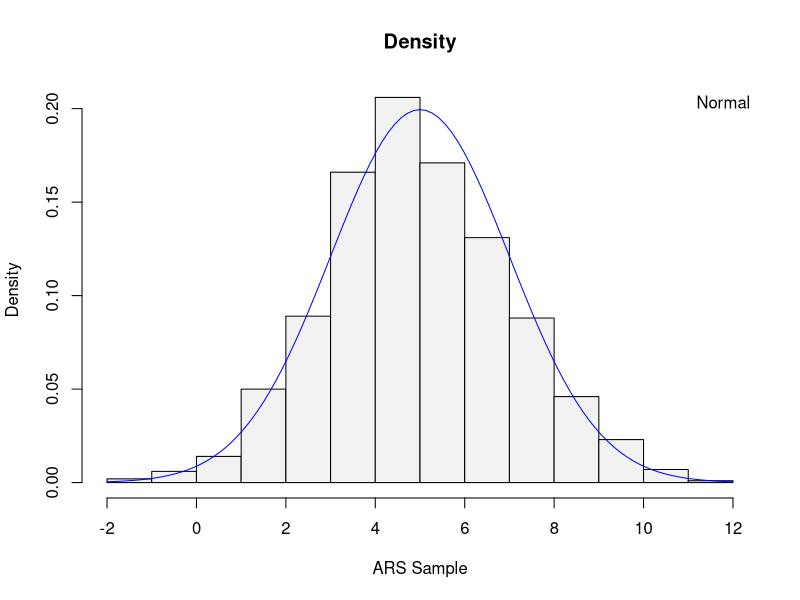
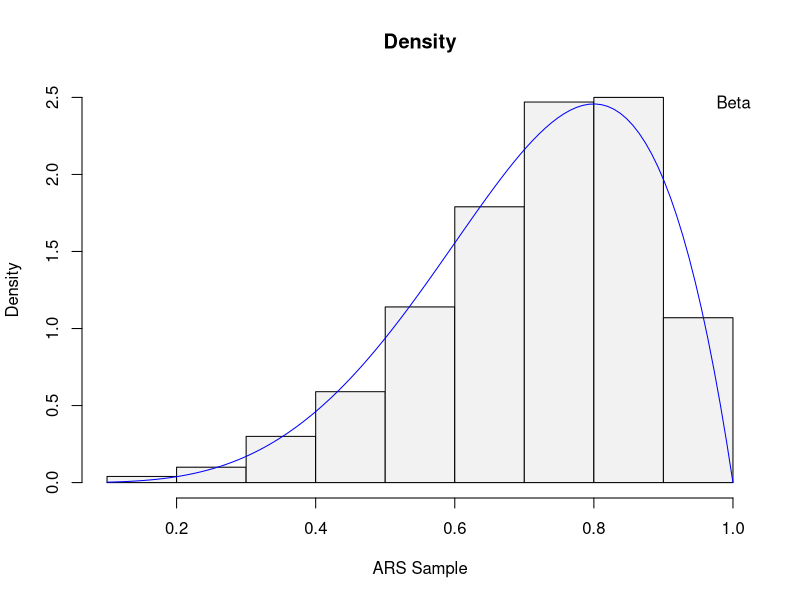
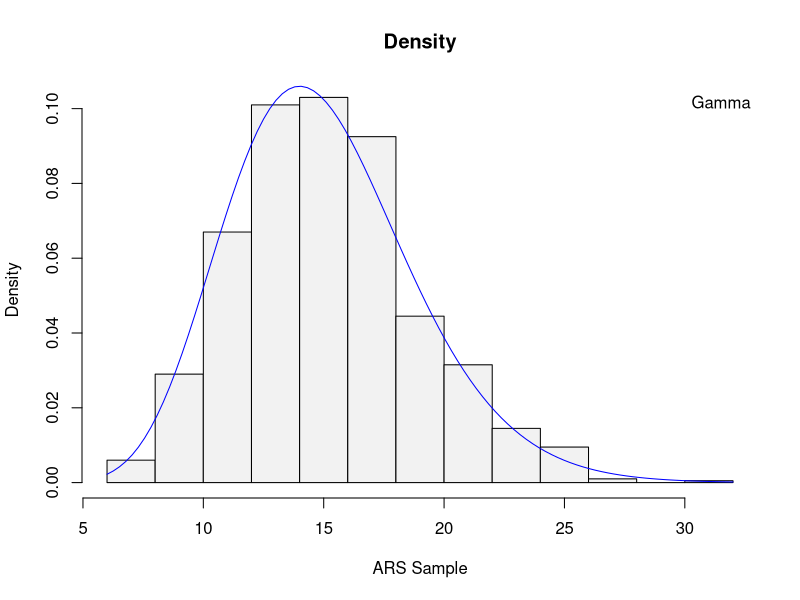
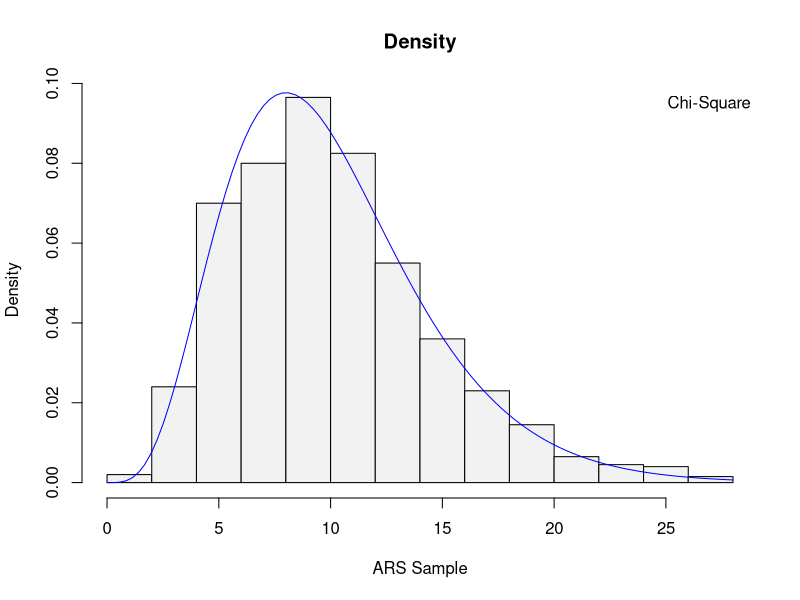
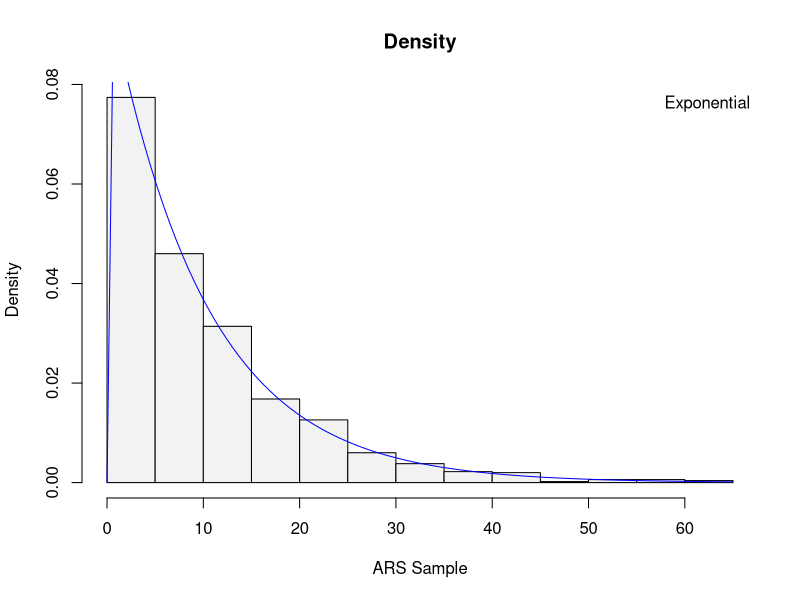
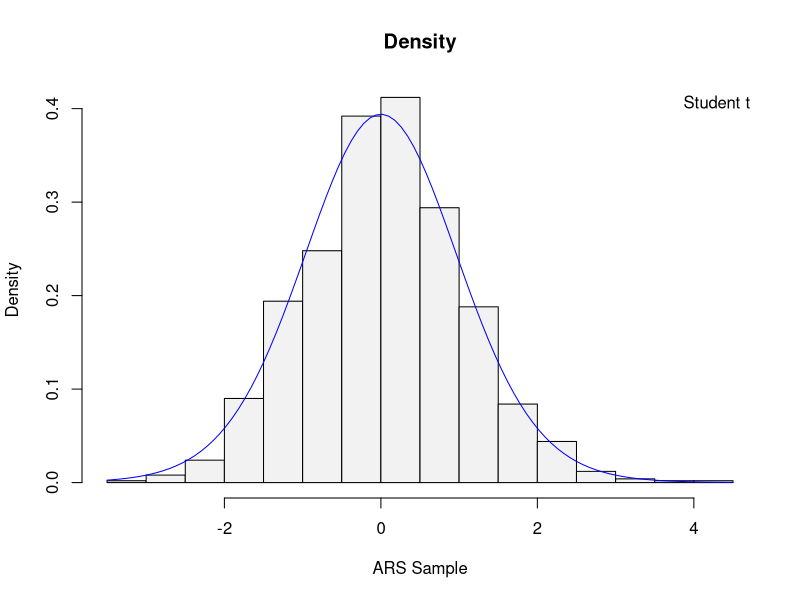
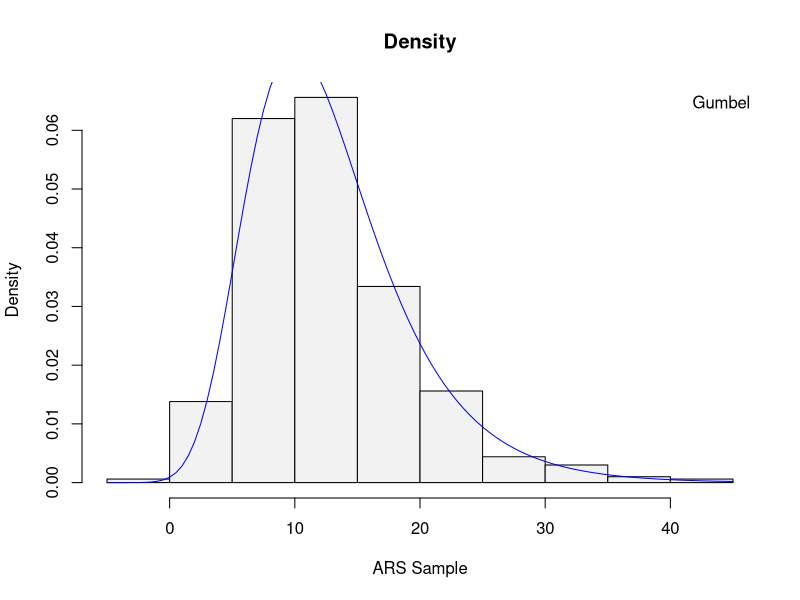
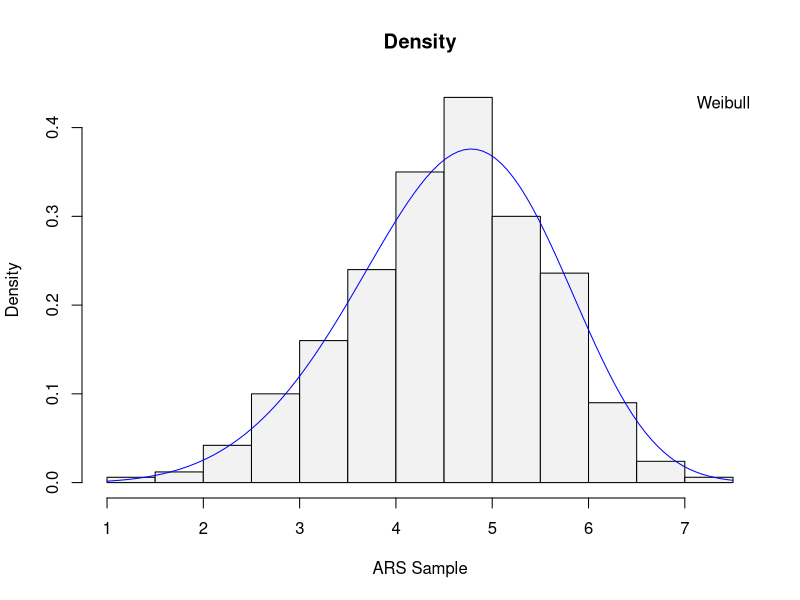

Recreate these plots in R, in order. (Note: this script raises an error after producing the figures.)
#####     Auxiliar Generic Functions     #####

deriv_num <- function(fun,x,h=1e-5) {
  # function for two-sided numerical derivation
  ( fun(x+h)-fun(x-h) ) / (2*h)
}

bucket <- function( x, x_i ) {
  # this function returns the interval in which x is located corresponding with the values of x_i
  # 0 if x < x_i[1]
  # 1 if x >=  x_i[1]  and x < x_i[2]
  # ...
  # j if x >=  x_i[j]  and x < x_i[j+1]
  # ...
  # k if x >= x_i[k]
  
  x_i_mat <- matrix(x_i,length(x),length(x_i),byrow=T)
  c1 <- cbind( T, x >= x_i_mat )
  c2 <- cbind( x < x_i_mat , T )
  b <- rep(0:length(x_i),length(x))[as.vector(t(c1 & c2))]
  return( b )
}




####   S3 class definition   ###

# Constructor #

# Creates the objects that contains the necesary information to get our sample
as.abscissae <- function( x, f, l_h, u_h, eps ) {
  if ( is.expression(f) ) {
    f <- eval(parse(text=paste( "function(x) {",as.character(f),"}" )))
  }
  if (!is.function(f)) {
    stop( '"f" has to be either expression or function in terms of "x"' )
  }
  h <- function(x){ log(f(x)) }
  
  T_k <- x
  
  h_T <-  h(T_k)
  
  hp_T <- ( h(T_k+eps) - h_T ) / eps
  hp_T <- round(hp_T,10)
  
  k <- length(T_k)
  abscissae <- structure(
    list(
      f=f,
      T_k=T_k,
      h_T=h_T,
      hp_T=hp_T,
      z_i=NULL,
      k=k,
      l_h=l_h,
      u_h=u_h )
    , class = "abscissae"
  )
  return(abscissae)
}




#####     Methods for "abscissae" S3 class     #####

get_zi <- function (x, ...) UseMethod("get_zi")
get_zi.abscissae <- function(x) {
  #browser()
  T_k <- x$T_k
  h_T <-  x$h_T
  hp_T <- x$hp_T
  k <- length(T_k)
  z_i <- ( h_T[-1] - h_T[-k] - T_k[-1] * hp_T[-1] + T_k[-k] * hp_T[-k] ) / (hp_T[-k]-hp_T[-1])
  if( all(hp_T==hp_T[1]) ) { z_i <- (T_k[-1] + T_k[-k])/2 } # in case of exponential, we can continue simulation by defining zi in the middle of Tk's
  if( any(is.na(z_i)|is.nan(z_i)) ) { stop("Some elements of z_i could not be calculated") }
  z_i <- c(x$l_h,z_i,x$u_h)
  x$z_i <- z_i
  return(x)
}


check <- function (x, ...) UseMethod("check")
check.abscissae <-function(abscissae) {
  #check.abscissae is a method that takes as an input the abscissae at any 
  #iteration and checks that certain criterion are met.
  #The checks are the following:
  #Check 1: (error) x must have length greater than or equal to 2.
  #Check 2: (error) x must contain unique elements.
  #Check 3: (warning) The upper bound must be greater than the lower bound.
  #Check 4: (error) Values of x must be within the upper and lower bounds.
  
  #Check 9: (error) Verify z_i is not empty.
  #Check 10: (error) Verify dimensions of T_k and z_i are correct. z_i must 
  #          always have one more element the T_k.
  
  #Check 5: (error) Values of x must have mass in f, or h will not be finite.
  #Check 6: (warning) Some values of x won't be used if h at that x is infinite,
  #         but Check 1 must still hold.
  #Check 7: (error) Where there is a global max on the domain of h, 
  #         there must be at least one point on either side of the max.
  #Check 8: (error) A naive check for concavity of h by checking derivates at bounds,
  #         where bounds are finite.
  
  T_k <- abscissae$T_k
  h_T <-  abscissae$h_T
  hp_T <- abscissae$hp_T
  bound <- c(abscissae$l_h,abscissae$u_h)
  
  f <- abscissae$f
  h <- function(x){ log(f(x)) }
  ep <- 1e-3
  
  #Check 1
  if(length(T_k) < 2){stop("x must be a vector of length 2 or more")}
  
  #Check 2
  for(i in 1:(length(T_k) - 1)){
    for(j in (i + 1):length(T_k)){
      if(is.logical(all.equal(T_k[i], T_k[j]))){stop("x must be a vector of unique points.")}
    }
  }
  
  #Check 3
  if(bound[1] > bound[2]){
    warning("Upper bound must be greater than Lower bound")
    LB <- bound[order(bound)[1]]
    UB <- bound[order(bound)[2]]
  }
  else{LB <- bound[1]; UB <- bound[2]}
  
  #Check 4
  if(sum(T_k > UB) > 0 | sum(T_k < LB) > 0){stop("x's must be chosen between the prescribed bounds")}
  
  #Check 9
  if(is.null(abscissae$z_i)){stop("z_i is not defined.")}
  
  #Check 10
  if(length(abscissae$z_i) != length(abscissae$T_k) + 1){stop("The dimension of the z_i or T_k is incorrect.")}
  
  T_k <- T_k[which(is.infinite(h_T) == F)]
  h_T <- h_T[which(is.infinite(h_T) == F)]
  hp_T <- hp_T[which(is.infinite(h_T) == F)]
  
  #Check 5
  if(length(T_k) < 2){stop("Please input different x such that f has more mass at x.")}
  
  #Check 6
  # if(length(T_k) != length(init_val)){warning("One or more of the intitial points weren't used.")}
  
  k <- length(T_k)
  
  #Check 7
  if(is.infinite(LB) && is.infinite(UB)){
    i <- 1
    while(prod(hp_T[i], hp_T[i + 1]) > 0 && i < length(T_k)){
      i <- i + 1
    }
    if(i == length(T_k)){stop("Choose x's such that they straddle the mode of f or choose more appropriate bounds.")}
  }
  if(!is.infinite(LB) && is.infinite(UB)){
    h_LB <- h(LB)
    if(!is.infinite(h_LB)){
      hp_LB <- ( h(LB + ep) - h_LB ) / ep
    }
    else{hp_LB <- 1}
    if(hp_LB > 0){
      i <- 1
      while(prod(hp_T[i], hp_T[i + 1]) > 0 && i < length(T_k)){
        i <- i + 1
      }
      if(i == length(T_k)){stop("Choose x's such that they straddle the mode of f or choose more appropriate bounds.")}
    }
  }
  if(is.infinite(LB) && !is.infinite(UB)){
    h_UB <- h(UB)
    if(!is.infinite(h_UB)){
      hp_UB <- ( h(UB + ep) - h_UB ) / ep 
    }
    else{hp_UB <- -1}
    if(hp_UB < 0){
      i <- 1
      while(prod(hp_T[i], hp_T[i + 1]) > 0 && i < length(T_k)){
        i <- i + 1
      }
      if(i == length(T_k)){stop("Choose x's such that they straddle the mode of f or choose more appropriate bounds.")}
    }
  }
  if(!is.infinite(LB) && !is.infinite(UB)){
    h_LB <- h(LB)
    h_UB <- h(UB)
    if(!is.infinite(h_LB)){
      hp_LB <- ( h(LB + ep) - h_LB ) / ep 
    }
    else{hp_LB <- 1}
    if(!is.infinite(h_UB)){
      hp_UB <- ( h(UB + ep) - h_UB ) / ep 
    }
    else{hp_UB <- -1}
    if(hp_LB > 0 && hp_UB < 0){
      i <- 1
      while(prod(hp_T[i], hp_T[i + 1]) > 0 && i < length(T_k)){
        i <- i + 1
      }
      if(i == length(T_k)){stop("Choose x's such that they straddle the mode of f or choose more appropriate bounds.")}
    }
    
    #Check 8
    if(hp_LB < 0 && hp_UB > 0){stop("f is not log concave!")}
  }
  
}

plot.abscissae <- function(abscissae, plot.h=F) {
  
  if (plot.h) {
    f <- abscissae$f
    h <- function(x){ log(f(x)) }
  }
  def.par <- par(no.readonly = TRUE) # save default, for resetting...
  par(mar=c(2,2,2,2))
  layout(matrix(c(1,1:3),2,2,byrow=T))
  
  k <- length(abscissae$T_k)
  
  if(abscissae$z_i[1]!=-Inf) {limx1 <- abscissae$z_i[1]} else {limx1 <- abscissae$z_i[2]}
  if(abscissae$z_i[k+1]!=Inf) {limx2 <- abscissae$z_i[k+1]} else {limx2 <- abscissae$z_i[k]}
  
  curve( u(x,abscissae), limx1,limx2, col="red", main="Upper and Lower functions" )
  curve( l(x,abscissae), abscissae$T_k[1], abscissae$T_k[k], col="blue", add=T )
  if (plot.h) {
    curve( h(x), limx1, limx2, add=T, col="black" )
    legend("topright",legend=c("u(x)","h(x)","l(x)"),bty="n",col=c("red","black","blue"),bg="white",lty=1)
  } else {
    legend("topright",legend=c("u(x)","l(x)"),bty="n",col=c("red","blue"),bg="white",lty=1)
  }
  
  curve( s(x,abscissae), limx1, limx2, col="red", main="Sampling pdf" )
  if (plot.h) {
    curve( f(x), limx1, limx2, add=T, col="black" )
    legend("topright",legend=c("s(x)","f(x)"),bty="n",col=c("red","black"),bg="white",lty=1)
  } else {
    legend("topright",legend=c("s(x)"),bty="n",col=c("red"),bg="white",lty=1)
  }
  
  curve( S(x,abscissae), limx1, limx2, col="red", main="Sampling cdf")
  abline( v=abscissae$T_k, lty=2 )
  legend("topright",legend=c("S(x)"),bty="n",col=c("red"),bg="white",lty=1)
  
  #curve( S_inv.abscissae( x , abscissae ) , 0.01, 0.99, main="Inverse cdf", col="blue")
  
  par(def.par) # reseting plot parameters
}

add_points <- function (x, ...) UseMethod("add_points")
add_points.abscissae <- function(x,new_T_k,new_h_T,new_hp_T) {
  new_order <- order(c(x$T_k,new_T_k))
  x$T_k <- c(x$T_k,new_T_k)[new_order]
  x$h_T <- c(x$h_T,new_h_T)[new_order]
  x$hp_T <- c(x$hp_T,new_hp_T)[new_order]
  x$k <- length(x$T_k)
  x$z_i <- NULL
  return(x)
}




#####     Functions using "abscissae" S3 class     #####

l <- function( x, abscissae ) {
  #browser()
  if( class(abscissae)!="abscissae" ) { stop('"abscissae" has to be an object of that class') }
  
  T_k <- abscissae$T_k
  h_T <- abscissae$h_T
  j <- bucket( x , T_k )
  l_notdef <- x<min(T_k)|x>max(T_k)
  j[l_notdef] <- 1
  l <- ( (T_k[j+1]-x)*h_T[j] + (x-T_k[j])*h_T[j+1] ) / (T_k[j+1]-T_k[j])
  l[l_notdef] <- -Inf
  return( l )
}

u <- function( x , abscissae ) {
  #browser()
  if( class(abscissae)!="abscissae" ) { stop('"abscissae" has to be an object of that class') }
  
  T_k <- abscissae$T_k
  h_T <- abscissae$h_T
  hp_T <- abscissae$hp_T
  z_i <- abscissae$z_i
  
  k <- length(T_k)
  j <- bucket( x , z_i )
  j[x==z_i[length(z_i)]] <- j[x==z_i[length(z_i)]] - 1 #  we would evaluate u(z_k) in the last line segment, to be well defined
  u <- h_T[j] + (x-T_k[j])*hp_T[j]
  return( u )
}

int_s <- function( abscissae ) {
  # browser()
  if( class(abscissae)!="abscissae" ) { stop('"abscissae" has to be an object of that class') }
  
  T_k <- abscissae$T_k
  h_T <- abscissae$h_T
  hp_T <- abscissae$hp_T
  z_i <- abscissae$z_i
  k <- length(T_k)
  sum(
    (1/hp_T) * ( exp( u(z_i[-1],abscissae) ) - exp( u(z_i[-(k+1)],abscissae) ) )
  )
}

s <- function( x, abscissae ) {
  T_k <- abscissae$T_k
  h_T <- abscissae$h_T
  hp_T <- abscissae$hp_T
  z_i <- abscissae$z_i
  (1/int_s( abscissae )) * exp( u( x, abscissae ) )
}

S <- function( x , abscissae ) {
  # browser()
  T_k <- abscissae$T_k
  h_T <- abscissae$h_T
  hp_T <- abscissae$hp_T
  z_i <- abscissae$z_i
  
  # gives the interval of each x, corresponding with the segments of lines
  k <- length(T_k)
  
  j <- bucket( x , z_i )
  j[x==z_i[length(z_i)]] <- j[x==z_i[length(z_i)]] - 1 #  we would evaluate u(z_k) in the last line segment, to be well defined
  
  #k <- length(T_k)
  # vector with integral of exp-trapeziods areas
  int_trap <- (1/hp_T) * ( exp( u(z_i[-1], abscissae) ) - exp( u(z_i[-(k+1)], abscissae) ) )
  
  # for each x, calculate the area of the trapezoids before z_j-i
  int_trap_mat <- matrix(int_trap,length(x),length(int_trap),byrow=T)
  j_mat <- matrix(j,length(x),length(int_trap))
  int_mat <- matrix(1:length(int_trap),length(x),length(int_trap),byrow=T)
  int_trap_mat[ int_mat >= j_mat ] <- 0
  int_bef <- apply( int_trap_mat ,1,sum)
  
  cdf <- (1/int_s( abscissae )) * ( int_bef + (1/hp_T[j]) * ( exp( u(x, abscissae) ) - exp( u(z_i[j], abscissae) ) ) )
  return(cdf)
}

S_inv <- function( x , abscissae ) {
  #browser()
  if( class(abscissae)!="abscissae" ) { stop('"abscissae" has to be an object of that class') }
  
  if( any(x<0|x>1) ) { stop("Some values of x are <0 or >1") }
  
  T_k <- abscissae$T_k
  h_T <- abscissae$h_T
  hp_T <- abscissae$hp_T
  z_i <- abscissae$z_i
  
  k <- length(T_k)
  
  j <- bucket( x,
               S( x=z_i, abscissae )
  )
  j[x==0] <- 1
  j[x==1] <- length(T_k)
  
  # vector with integral of exp-trapeziods areas
  int_trap <- (1/hp_T) * ( exp( u( x=z_i[-1], abscissae ) ) - exp( u( x=z_i[-(k+1)], abscissae) ) )
  
  # for each x, calculate the area of the trapezoids before z_j-i
  int_trap_mat <- matrix(int_trap,length(x),length(int_trap),byrow=T)
  j_mat <- matrix(j,length(x),length(int_trap))
  int_mat <- matrix(1:length(int_trap),length(x),length(int_trap),byrow=T)
  int_trap_mat[ int_mat >= j_mat ] <- 0
  int_bef <- apply( int_trap_mat ,1,sum)
  
  cdf_inf <- ( log( hp_T[j] * ( x * int_s( abscissae ) - int_bef ) + exp( u(x=z_i[j], abscissae) ) )  - h_T[j] )/hp_T[j] + T_k[j]
  return(cdf_inf)
}

#The following function performs a non-parametric test (permutation test)
#which tests for a difference in distributions. We will use it to test
#for difference between the ARS sample distribution and the theoretical
#distribution. The p-value returned is small if the distributions are 
#not the same.
permdiff = function(x,y,B){
  k = mean(x) - mean(y)
  P_Stat = numeric(B)
  for (b in 1:B){
    m = length(x)
    z = c(x, y)
    Ind = sample(length(z))
    P_Stat[b] = mean(z[Ind[1:m]])-mean(z[Ind[-(1:m)]])
  }
  R = sum(P_Stat >= k)
  p = R/(B + 1)
  return(p)
}

test <- function(B, f, init_val, l_f, u_f, rdensity, ddensity, eps = 1e-3, leg="Density", ...){
  
  #The following function samples from the desired distribution using 
  #the ARS algorithm and then samples from the distribution using random 
  #number generator functions in R. It performs a permutation test on
  #the two samples to check for the similarity between distributions.
  #It returns the two samples, the means of each sample and the p-value
  #from the permutation test.
  
  #browser()
  samp_ars <- ars(B, f, l_f, u_f, init_val)
  samp_theo <- rdensity(B,...)
  m_ars <- mean(samp_ars)
  m_theo <- mean(samp_theo)
  mean <- c(m_ars, m_theo)
  names(mean) <- c("ARS Sample", "Theoretical Sample")
  p <- permdiff(samp_ars, samp_theo, 2000)
  ARS <- list(samp_ars, samp_theo, mean, p)
  names(ARS) <- c("ARS Sample", "Theoretical Sample", "Means", "p-value")
  hist(samp_ars, freq = F, col = "grey95", main = "Density", xlab = "ARS Sample")
  legend("topright",legend=leg,bty="n")
  density <- function(x){ ddensity(x, ...)}
  curve(density, add = T, col = "blue" )
  print("Non-parametric Permutation Test results:")
  print(ARS[["Means"]])
  print(paste("p-value",ARS[["p-value"]]))
  return(ARS)
}

#####     Adaptative rejecting sampling method     #####

ars <- function( B=100, f ,l_f=-Inf, u_f=Inf, init_abs=NULL, eps=1e-4 , m="exp", rej_evol.pdf=NULL, abs_evol.pdf=NULL, hist.pdf=NULL ) {
  # require(ars_243)
  # browser()
  if ( is.expression(f) ) {
    f_exp <- f
    f <- function(x) { eval(f_exp) }
  }
  if (!is.function(f)) {
    stop( '"f" has to be either expr or function' )
  }

  h <- function(x){ log(f(x)) }

  # Initial Points
  if (is.null(init_abs)) {
    abscissae <- init_abs( h, l_h=l_f, u_h=u_f)
  } else {
    abscissae <- as.abscissae( init_abs, f, l_h=l_f, u_h=u_f, eps=eps )
  }
  #check(abscissae)
  abscissae <- get_zi( abscissae )
  check(abscissae)
  
  #####     Simulation     #####
  
  sim_values <- as.numeric(NULL)
  # Numbers of points tested on each iteration
  iter <- 0
  
  def.par <- par(no.readonly = TRUE) # save default plot settings, for resetting...
  dev_orig <- dev.list()
    
  if( !is.null(rej_evol.pdf) ) {
    pdf(file=rej_evol.pdf,width=10, height=7, onefile=T)
    dev_rej <- dev.cur()
  }
  
  if( !is.null(abs_evol.pdf) ) {
    pdf(file=abs_evol.pdf,width=10, height=7, onefile=T)
    dev_abs <- dev.cur()
  }
  
  m_orig <- m
  while (length(sim_values)<B) {
  #while (iter<10) {
    iter <- iter + 1
    #print(iter)
    
    if(m_orig=="exp") { m<-2^iter }
    if(m_orig=="lin") { m<-2*iter }
    suppressWarnings( m <- as.numeric(m) )
    if( is.na(m) ) {stop('"m" has to be either a number or any of "exp", or "lin"')}
    
    if( !is.null(abs_evol.pdf) ) {
      dev.set(dev_abs)
      plot( abscissae, plot.h=T )
    }
    
    # sampling uniform for rejection sampling
    w <- runif(m,0,1)
    
    # sampling from s(x)
    x_star <- S_inv( runif(m,0,1) , abscissae )
    #browser()
    ### Testing sample ###
    # (1) squeezing test
      accept_1 <- ( w <= exp( l(x_star,abscissae) - u(x_star,abscissae) ) )
      #accept_1[is.na(accept_1)] <- F # those sampled values not defined in l(x)
      if (any(accept_1)) {
        sim_values <- c(sim_values,x_star[accept_1])
      }
    
    # limits for graphics
    k <- length(abscissae$T_k)
    if(abscissae$z_i[1]!=-Inf) {limx1 <- abscissae$z_i[1]} else {limx1 <- abscissae$z_i[2]}
    if(abscissae$z_i[k+1]!=Inf) {limx2 <- abscissae$z_i[k+1]} else {limx2 <- abscissae$z_i[k]}
    
    # Plot accepted points in phase 1
    if( !is.null(rej_evol.pdf) ) {
      dev.set(dev_rej)
      layout(matrix(1:2))
      par(mar=c(0,0,0,0)+2)
      
      curve(f(x),limx1,limx2,main="f(x) and s(x)",col="black")
      curve(s(x,abscissae),limx1,limx2,col="red",add=T,lty=2)
      legend("topright",legend=c("s(x)","f(x)"),col=c("red","black"),bg="white",lty=c(2,1))
      
      curve( exp( h(x) - u(x,abscissae) ) ,
             limx1, limx2, col="darkgreen", lty=1, main="Squeezing and Rejection areas", ylim=c(0,1), ylab="" )
      curve( exp( l(x,abscissae) - u(x,abscissae)),
             min(abscissae$T_k), max(abscissae$T_k), col=rgb(0,200,0,maxColorValue=256), lty=2, lwd=1.5, add=T)
      abline(v=abscissae$z_i,col="orange",lty=3)
      points(x=x_star[accept_1],w[accept_1],col="green",pch=19)
      legend("left",legend=c("phase 1","phase 2","rejected"),col=c("green","gold","red"),bg="white",pch=19)
      legend("right",legend=c("exp(h(x)-u(x))","exp(l(x)-u(x))","z_i"),col=c("darkgreen",rgb(0,200,0,maxColorValue=256),"orange"),bg="white",lty=c(1,2,3))
    }

    ### Testing sample ###
    # (2) rejection test
    
    if( any(!accept_1) ) {
      new_T_k <- x_star[!accept_1]
      new_h_T <-  h(new_T_k)
      new_hp_T <- round( ( h(new_T_k+eps) - new_h_T ) / eps , 10 )
      
      accept_2 <- ( w[!accept_1] <= exp( new_h_T - u(new_T_k,abscissae) ) )
      if (any(accept_2)) {
        sim_values <- c(sim_values,new_T_k[accept_2])
      }

      # Plot of accepted and rejected points in phase 1 or 2
      if( !is.null(rej_evol.pdf) ) {
        points(x=x_star[!accept_1][accept_2],w[!accept_1][accept_2],col="gold",pch=19)
        points(x=x_star[!accept_1][!accept_2],y=w[!accept_1][!accept_2],col="red",pch=19)
      }
      # Add to abscissae those point evaluated in h(x)
      abscissae <- add_points.abscissae( abscissae, new_T_k, new_h_T, new_hp_T )
      abscissae <- get_zi( abscissae )
      check( abscissae )
    }
    
  }

  sim_values <- sim_values[1:B]
  
  if( !is.null(rej_evol.pdf) ) {
    dev.off(dev_rej)
  }
  if( !is.null(abs_evol.pdf) ) {
    dev.off(dev_abs)
  }
  
  if( !is.null(hist.pdf) ) {
    pdf(file=hist.pdf,width=10, height=7, onefile=T)
    hist(sim_values,col="grey95",breaks=20)
    dev.off()
  }
  suppressWarnings( par(def.par) ) # reset plot settings to default
  
  return( sim_values )
}




#####     EXAMPLES: ars()     #####

# Normal distribution
set.seed(0)
mu <- 5
sigma <- 2
ars( B=1000,
     #f=function(x) {dnorm(x,mu,sigma)},
     f=expression( (2*pi*sigma^2)^(-1/2) * exp(-(x-mu)^2/(2*sigma^2)) ),
     l_f=-Inf,
     u_f=Inf,
     init_abs=seq(0,6,1),
     m="exp",
     rej_evol.pdf= "rej_normal.pdf",
     abs_evol.pdf= "abs_normal.pdf",
     hist.pdf = "hist_normal.pdf"
)

# Truncated normal distribution
set.seed(0)
mu <- 5
sigma <- 2
ars( B=1000,
     #f=function(x) {dnorm(x,mu,sigma)},
     f=expression( (2*pi*sigma^2)^(-1/2) * exp(-(x-mu)^2/(2*sigma^2)) ),
     l_f=-2,
     u_f=7,
     init_abs=seq(3,6,1),
     m="exp",
     rej_evol.pdf= "rej_normal_trunc.pdf",
     abs_evol.pdf= "abs_normal_trunc.pdf",
     hist.pdf = "hist_normal_trunc.pdf"
)


# Beta distribution
set.seed(0)
a <- 2
b <- 2
ars( B=1000,
     f=function(x) {dbeta(x,a,b)},
     #f=expression( (gamma(a+b)/(gamma(a)*gamma(b))) * x^(a-1) * (1-x)^(b-1) ),
     l_f=0,
     u_f=1,
     init_abs=seq(0.1,0.9,0.2),
     m="exp",
     rej_evol.pdf= "rej_beta.pdf",
     abs_evol.pdf= "abs_beta.pdf",
     hist.pdf = "hist_beta.pdf"
)


# Exponential distribution
set.seed(0)
lambda <- 2
ars( B=1000,
     f=function(x) {dexp(x,lambda)},
     #f=expression( lambda * exp(- lambda * x) ),
     l_f=0,
     u_f=Inf,
     init_abs=seq(1,5,1),
     m="exp",
     rej_evol.pdf= "rej_exp.pdf",
     abs_evol.pdf= "abs_exp.pdf",
     hist.pdf = "hist_exp.pdf"
)



# Gamma distribution
set.seed(0)
r <- 5
lambda <- 2
ars( B=1000,
     #f=function(x) {dgamma(x,shape=r,rate=lambda)},
     f=expression( (lambda^r)/gamma(r) * x^(r-1) * exp(- lambda * x) ),
     l_f=0,
     u_f=Inf,
     init_abs=seq(1,5,1),
     m="exp",
     rej_evol.pdf= "rej_gamma.pdf",
     abs_evol.pdf= "abs_gamma.pdf",
     hist.pdf = "hist_gamma.pdf"
)


#####     EXAMPLES: test()     #####

require('VGAM')

B<-1000

# Normal distribution
mu <- 5
sigma <- 2
test_Normal <- test(
  B,
  f=expression( (2*pi*sigma^2)^(-1/2) * exp(-(x-mu)^2/(2*sigma^2)) ),
  #f=function(x) {dnorm(x,mu,sigma)},
  init_val=c(-10, 3, 4, 6, 15),
  l_f=-Inf,
  u_f=Inf,
  rdensity=rnorm,
  ddensity=dnorm,
  mean = mu, sd = sigma,
  leg = "Normal"
)


# Beta distribution
a <- 5
b <- 2
test_B <- test(
  B,
  f=function(x) {dbeta(x,a,b)},
  init_val=c(.4, .6, .9),
  l_f=0,
  u_f=1,
  rbeta,
  dbeta,
  shape1 = a,
  shape2 = b,
  ep = ep,
  leg = "Beta"
)

# Gamma distribution
r=15
lambda=1
init_val <- 
  test_Gm <- test(
    B,
    f=function(x) {dgamma(x,r,lambda)},
    init_val=c(5, 10, 15, 20, 25, 40),
    l_f=0,
    u_f=Inf,
    rgamma,
    dgamma,
    shape = r,
    rate = lambda,
    leg = "Gamma"
  )

if(T) {
  # Chi-Square distribution
  d_f <- 10
  f <- function(x) { dchisq(x, d_f) }
  l_f = 0
  u_f = Inf
  init_val <- c(3, 5, 10, 15, 20, 25)
  test_Ch <- test(B, f, init_val, l_f, u_f, rchisq, dchisq, df = d_f, leg = "Chi-Square")
  test_Ch$Means
  test_Ch$`p-value`
}
if(T) {
  # Exponential distribution
  lambda <- .1
  f <- function(x) { dexp(x, lambda)}
  l_f = 0
  u_f = Inf
  init_val <- c(1.5, 2, 2.5, 3, 10, 20, 40)
  test_E <- test(B, f, init_val, l_f, u_f, rexp, dexp, rate = lambda, leg = "Exponential")
  test_E$Means
  test_E$`p-value`
  #x's must be fairly close to the mean of this distribution
  #to get reasonable results. 
}
if(T) {
  # t distribution
  d_f <- 20
  f <- function(x) { dt(x, d_f)}
  l_f = -Inf
  u_f = Inf
  init_val <- c(-10, -5, 0.75, 1, 1.5, 3, 5, 7, 10)
  test_T <- test(B, f, init_val, l_f, u_f, rt, dt, df = d_f, leg = "Student t")
  test_T$Means
  test_T$`p-value`
  #The degrees of freedom must be larger than the absolute value 
  #of the maximum and minimum of the x's.
}
if(T){
  # Gumbel distribution
  mu <- 10
  b <- 5
  f <- function(x){ dgumbel(x, mu, b)}
  l_f <- -Inf
  u_f <- Inf
  init_val <- c(0, 7, 10, 11, 12, 15, 30)
  test_G <- test(B, f, init_val, l_f, u_f, rgumbel, dgumbel, location = mu, scale = b, leg = "Gumbel")
  test_G$Means
  test_G$`p-value`
}
if(T){
  # Weibull distribution
  a <- 5
  b <- 5
  f <- function(x){ dweibull(x, a, b)}
  l_f <- 0
  u_f <- Inf
  init_val <- c(1, 3.5, 4.2, 4.5, 4.8, 6, 10)
  test_W <- test(B, f, init_val, l_f, u_f, rweibull, dweibull, shape = a, scale = b, leg = "Weibull")
  test_W$Means
  test_W$`p-value`
  #x values must be centered around mean with a somewhat wide 
  #spread to get a somewhat accurate mean.
}
if(T){
  # Pareto distribution
  a <- 1
  b <- 3
  f <- function(x){ dpareto(x, a, b)}
  l_f <- 1.0001
  u_f <- Inf
  init_val <- c(1.1, 1.2, 1.3, 1.5, 1.9, 2.5)
  test_P <- test(B, f, init_val, l_f, u_f, rpareto, dpareto, location = a, shape = b, leg = "Pareto")
  test_P$Means
  test_P$`p-value`
}
if(T){
  # F distribution
  df1 <- 3
  df2 <- 5
  f <- function(x){ df(x, df1, df2)}
  l_f <- 0
  u_f <- 50
  init_val <- c(0.01, 0.2, 0.3, 0.5, 0.6, 5, 20, 30, 40)
  test_F <- test(B, f, init_val, l_f, u_f, rf, ddensity = df, df1 = df1, df2 = df2, leg = "F")
  test_F$Means
  test_F$`p-value`
}
if(T){
  # 1/(x^5)
  f <- function(x){ x^(-5)}
  l_f <- 0.01
  u_f <- Inf
  init_val <- c(1.5, 2, 3)
  test_poly <- ars(B, f,l_f, u_f, init_val)
  mean(test_poly)
  hist(test_poly, breaks = 75, main = "1/(x^5)")
}
if(T){
  # sin(x)
  a <- 100
  f <- function(x){ a*sin(x)}
  l_f <- pi/16
  u_f <- 15*pi/16
  init_val <- c(0.5, 0.9, 1.5, 2)
  test_sin <- ars(B, f, l_f, u_f, init_val)
  mean(test_sin)
  hist(test_sin, breaks = 10, main = "sin(x)", col = "grey95")
}
